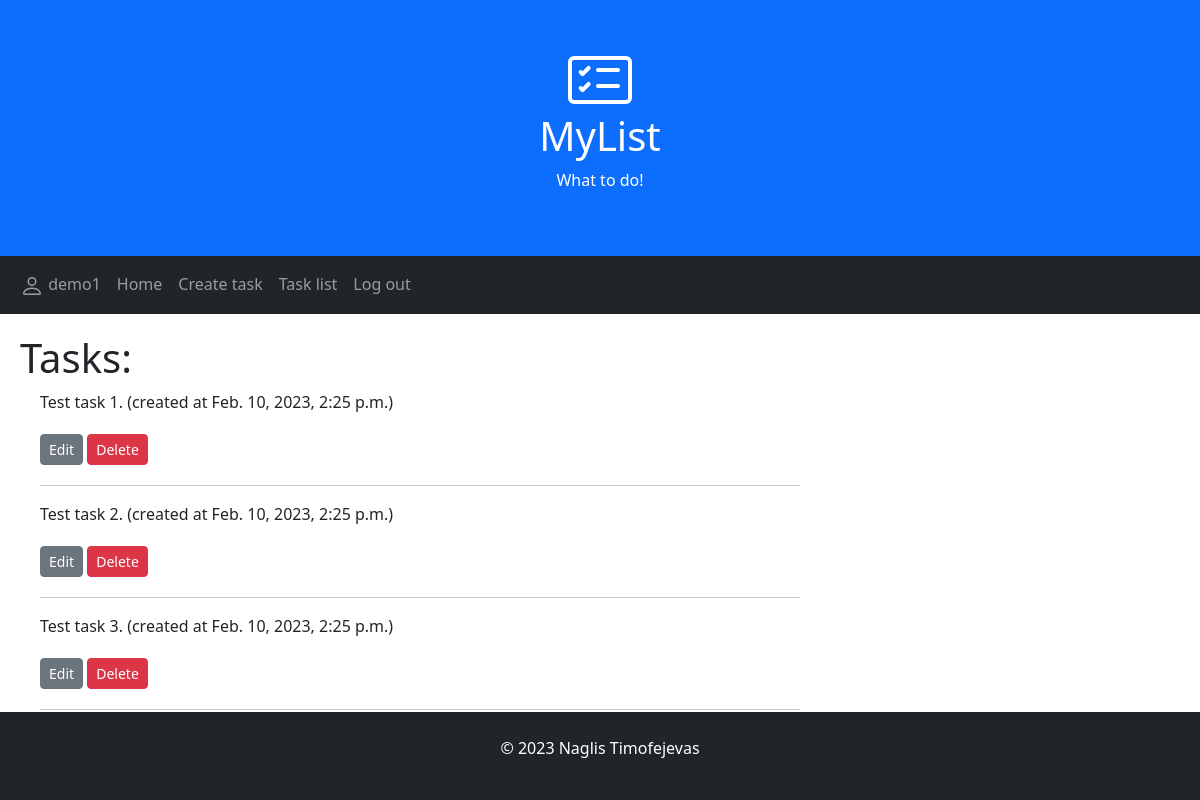
The app's page /todo_list_app/tasklist/ (signed in) with its own data.
### todo_list_app/models.py (models this page shows)
class Task(models.Model):
    text = models.TextField()
    user = models.ForeignKey(User, on_delete=models.CASCADE)
    created_at = models.DateTimeField(auto_now_add=True)
    def __str__(self):
        return self.text

### todo_list_app/views.py (the view)
# urls.py: path("tasklist/", views.TaskListView.as_view(), name="task_list"),
class TaskListView(LoginRequiredMixin, generic.ListView):
    model = Task
    template_name = "task_list.html"
    context_object_name = 'tasks'
    def get_queryset(self):
        return Task.objects.filter(user=self.request.user)

### todo_list_app/templates/task_list.html (shortened to what this page needs)
{% extends "base.html" %}
{% block content %}
<div style="padding-left: 20px; margin-top: 20px">
<h1>Tasks:</h1>
    <div style="padding-left: 20px">
{% for task in tasks %}
<p>{{ task }} (created at {{ task.created_at }})</p></p>
{% if task.user == user %}
<div>
    <a class="btn btn-secondary btn-sm mt-1 mb-1" href="{% url 'update_task' task.id %}">Edit</a>
    <a class="btn btn-danger btn-sm mt-1 mb-1" href="{% url 'delete_task' task.id %}">Delete</a>
</div>
{% endif %}
<hr>
{%endfor%}
        </div>
</div>
{% endblock %}

### todo_list_app/templates/base.html (shortened to what this page needs)
<!DOCTYPE html>
<html lang="en">
<head>
  <link href="https://cdn.jsdelivr.net/npm/bootstrap@5.2.3/dist/css/bootstrap.min.css" rel="stylesheet">
</head>
<body>
<div class="p-5 bg-primary text-white text-center">
  <h1>MyList</h1>
  <p>What to do!</p>
</div>
<nav class="navbar navbar-expand-sm bg-dark navbar-dark">
  <div class="container-fluid">
    <ul class="navbar-nav">
      {% if user.is_authenticated %}
        <li class="nav-item"><a class="nav-link" href="#">
        {{ user.get_username }}</a></li>
        <li class="nav-item">
          <a class="nav-link" href="{% url 'home' %}">Home</a>
        </li>
        <li class="nav-item">
          <a class="nav-link" href="{% url 'create_task' %}">Create task</a>
        </li>
        <li class="nav-item">
          <a class="nav-link" href="{% url 'task_list' %}">Task list</a>
        </li>
        <li class="nav-item"><a class="nav-link" href="{% url 'logout'%}">Log out</a></li>
      {% endif %}
    </ul>
  </div>
</nav>
    <div class="col-sm-8">
      {% block content %}{% endblock %}
    </div>
<footer class="fixed-bottom">
  <div class="mt-5 p-4 bg-dark text-white text-center">
    <p>© 2023 Naglis Timofejevas</p>
  </div>
</footer>
</body>
</html>

### records on screen
Task: text "Test task 1.", created_at "Feb. 10, 2023, 2:25 p.m.", shows "Edit"
Task: text "Test task 2.", created_at "Feb. 10, 2023, 2:25 p.m.", shows "Edit"
Task: text "Test task 3.", created_at "Feb. 10, 2023, 2:25 p.m.", shows "Edit"

### other values on screen
{{ user.get_username }} "demo1"
